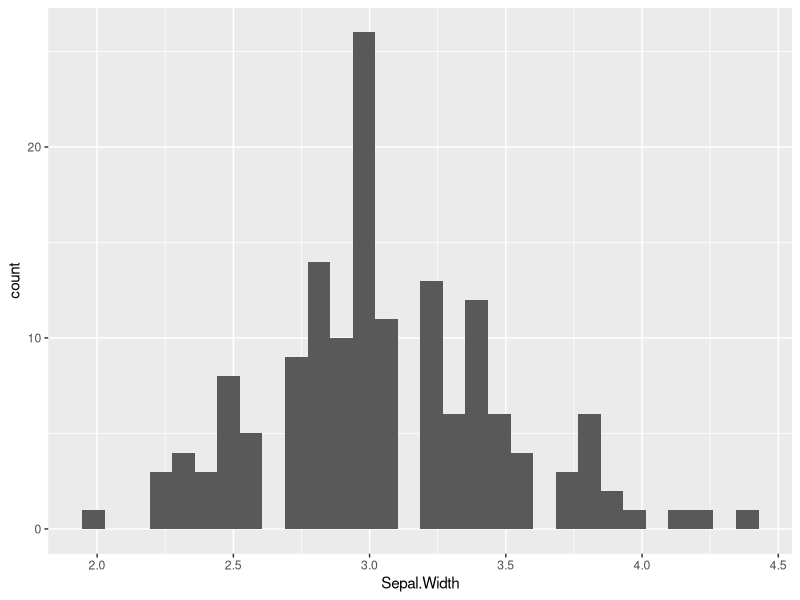
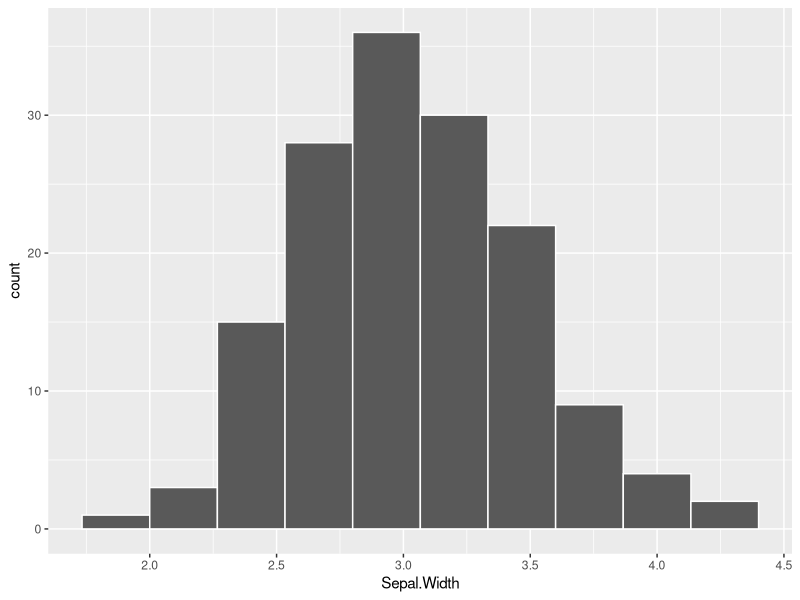
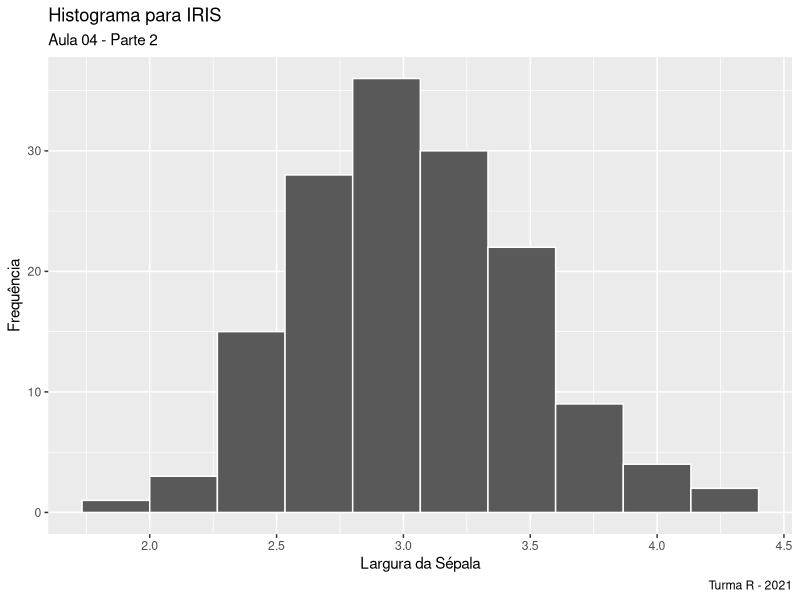
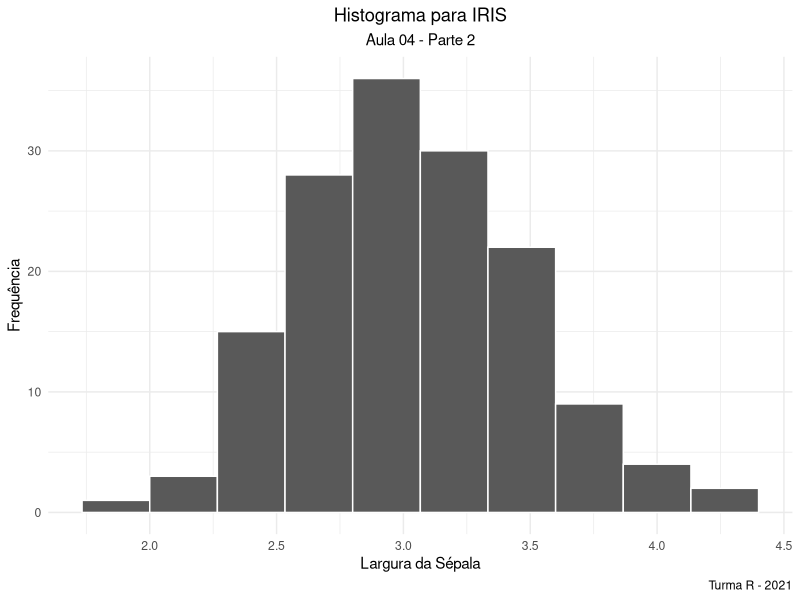
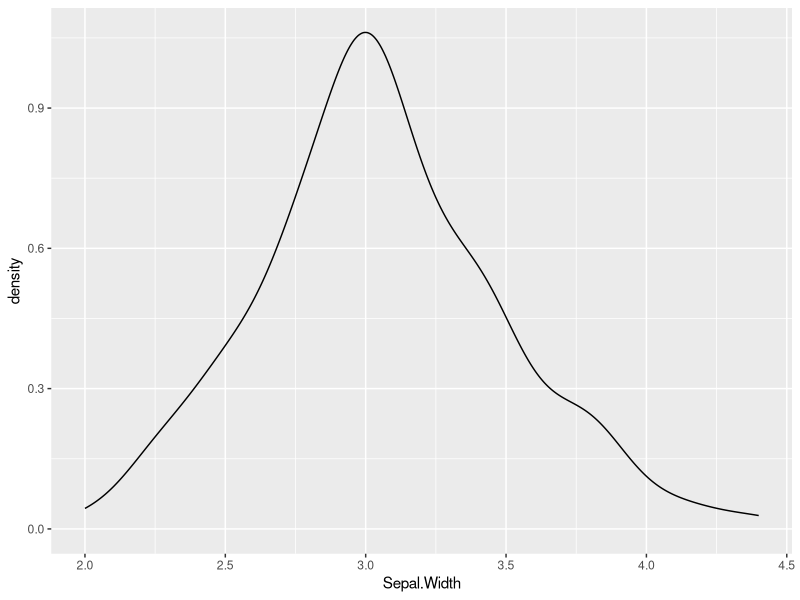
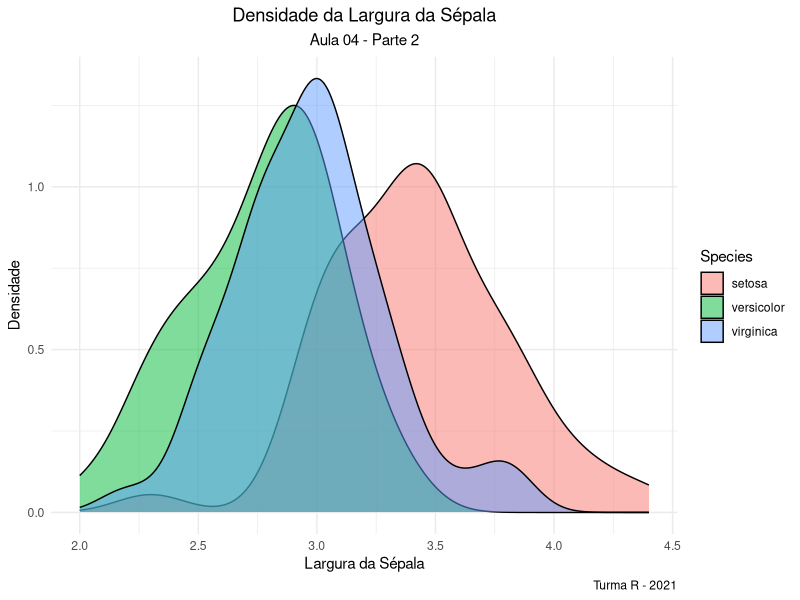
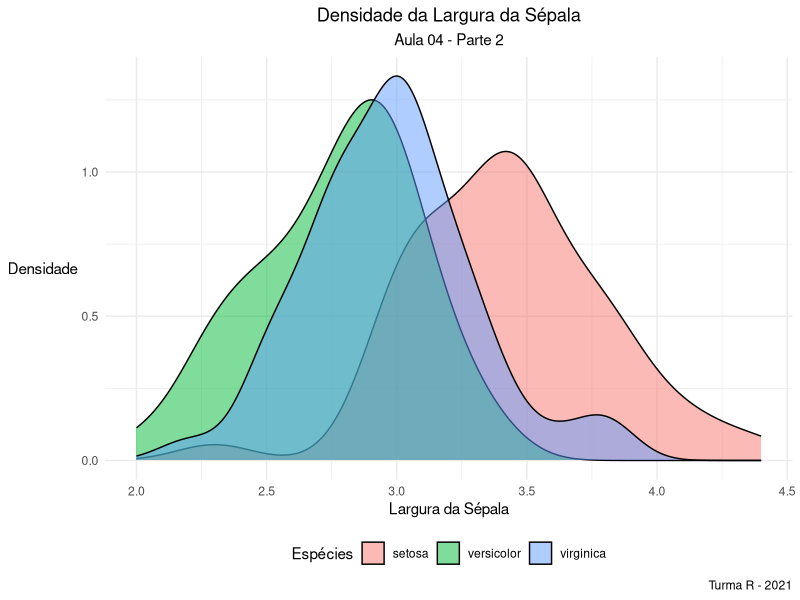
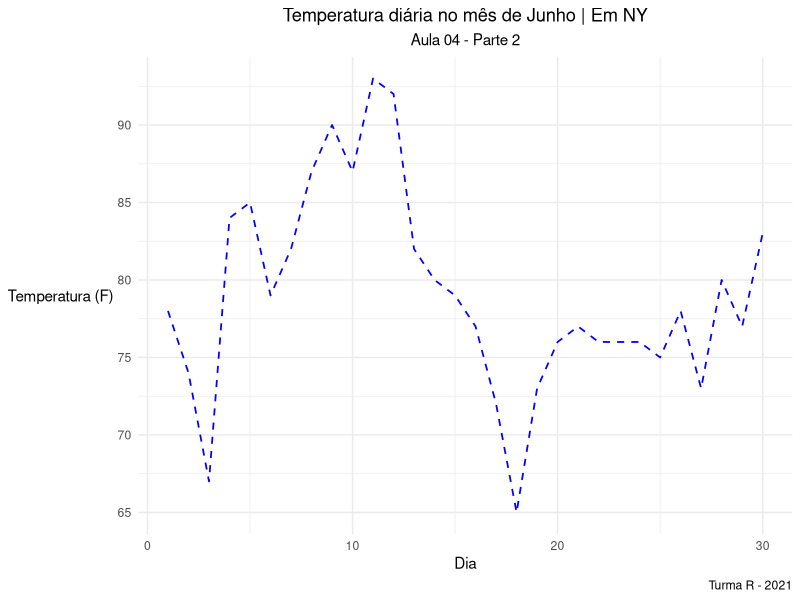

R code for these plots, in order:
# ---
#
# Aula 04 - Ggplot: Parte 2
# Equalitas - Introdução ao R 2021
#
# ---
#
# Professores:
# Eduardo Ryô Tamaki
# e-mail: eduardo.rtamaki@gmail.com
#
# Virgílio Mendes
# e-mail: virgilioebm@gmail.com

# ---
# 29/04/2020
# ---
#
# Material de Apoio:
# Ggplot Website: https://ggplot2.tidyverse.org/index.html
# Dplyr Cheat Sheet: https://www.rstudio.com/wp-content/uploads/2015/03/ggplot2-cheatsheet.pdf
#

## PREAMBULO -------------------------------------------------------------------

# Conteúdo:
# Histograma - OK
# Densidade - OK
# Linha - 
# Personalisar posição de titulos - OK
# Tema (cor e estilo)
# Legenda
# Facets
# Plots conjuntos (gridExtra)

## -----------------------------------------------------------------------------

## Carregando o Ggplot2
library(ggplot2)
#install.packages("gridExtra")
library(gridExtra)

## -----------------------------------------------------------------------------

# Histogramas

# Distribuição dos casos segundo a frequência
# Variaveis numericas

# Passo 1:
ggplot(data = iris, aes(x = Sepal.Width)) +
  geom_histogram()

# Passo 2:
ggplot(data = iris, aes(x = Sepal.Width)) +
  geom_histogram(bins = 10,
                 col = "white") # col: cor da borda

# Passo 3:
ggplot(data = iris, aes(x = Sepal.Width)) +
  geom_histogram(bins = 10, # bins: limita a quantidade de colunas no plot
                 col = "white") + # col: cor da borda
  labs(title = "Histograma para IRIS",
       subtitle = "Aula 04 - Parte 2", 
       x = "Largura da Sépala",
       y = "Frequência", 
       caption = "Turma R - 2021") 

# Passo 3: 
ggplot(data = iris, aes(x = Sepal.Width)) +
  geom_histogram(bins = 10, # bins: limita a quantidade de colunas no plot
                 col = "white") + # col: cor da borda
  labs(title = "Histograma para IRIS",
       subtitle = "Aula 04 - Parte 2", 
       x = "Largura da Sépala",
       y = "Frequência", 
       caption = "Turma R - 2021") +
  theme_minimal() + 
  theme(plot.title = element_text(hjust = 0.5), # centraliza o titulo
        plot.subtitle = element_text(hjust = 0.5)) # centraliza o subtitulo

# Salvar
ggsave("plot_histograma.png", height = 8, width = 10, dpi = 300)

## -----------------------------------------------------------------------------

# Densidade
# Variaveis continuas 
# Não tem eixo Y

# Passo 1:
ggplot(data = iris, aes(x = Sepal.Width)) +
  geom_density()

# Passo 2:
ggplot(data = iris, aes(x = Sepal.Width, fill = Species)) + # fill: qualificar as categorias
  geom_density(alpha = 0.5) + # alpha: gradiente de cor
  labs(title = "Densidade da Largura da Sépala",
       subtitle = "Aula 04 - Parte 2", 
       x = "Largura da Sépala",
       y = "Densidade", 
       caption = "Turma R - 2021") +
  theme_minimal() + 
  theme(plot.title = element_text(hjust = 0.5), # centraliza o titulo
        plot.subtitle = element_text(hjust = 0.5)) # centraliza o subtitulo

# Passo 3:
ggplot(data = iris, aes(x = Sepal.Width, fill = Species)) + # fill: qualificar as categorias
  geom_density(alpha = 0.5) + # alpha: gradiente de cor
  labs(title = "Densidade da Largura da Sépala",
       subtitle = "Aula 04 - Parte 2", 
       x = "Largura da Sépala",
       y = "Densidade", 
       caption = "Turma R - 2021",
       fill = "Espécies") + # Titulo da legenda determinado pelo FILL
  theme_minimal() + 
  theme(plot.title = element_text(hjust = 0.5), # centraliza o titulo
        plot.subtitle = element_text(hjust = 0.5),# centraliza o subtitulo
        axis.title.y = element_text(vjust = 0.5, angle = 0), # ajusta eixo y
        legend.position = "bottom")  # posiciona legenda


# Salvar
ggsave("plot_densidade.png", height = 8, width = 10, dpi = 300)


## -----------------------------------------------------------------------------

# Grafico de linha

?airquality
# Daily air quality measurements in New York, May to September 1973.
# Dia
# Temperatura

library(dplyr)

bd = airquality %>% filter(Month == 6)

# Passo 1:
ggplot(bd, aes(x = Day, y = Temp)) +
  geom_line(size = .6, # expessura da linha
            linetype = "dashed", # tipo de linha
            col = "blue") + # cor da linha
  labs(title = "Temperatura diária no mês de Junho | Em NY",
       subtitle = "Aula 04 - Parte 2", 
       x = "Dia",
       y = "Temperatura (F)", 
       caption = "Turma R - 2021") + 
  theme_minimal() + 
  theme(plot.title = element_text(hjust = 0.5), # centraliza o titulo
        plot.subtitle = element_text(hjust = 0.5),# centraliza o subtitulo
        axis.title.y = element_text(vjust = 0.5, angle = 0), # ajusta eixo y
        legend.position = "bottom")  # posiciona legenda
  
# Salvar
ggsave("plot_linha.png", height = 8, width = 10, dpi = 300)

## -----------------------------------------------------------------------------
# Fim!




